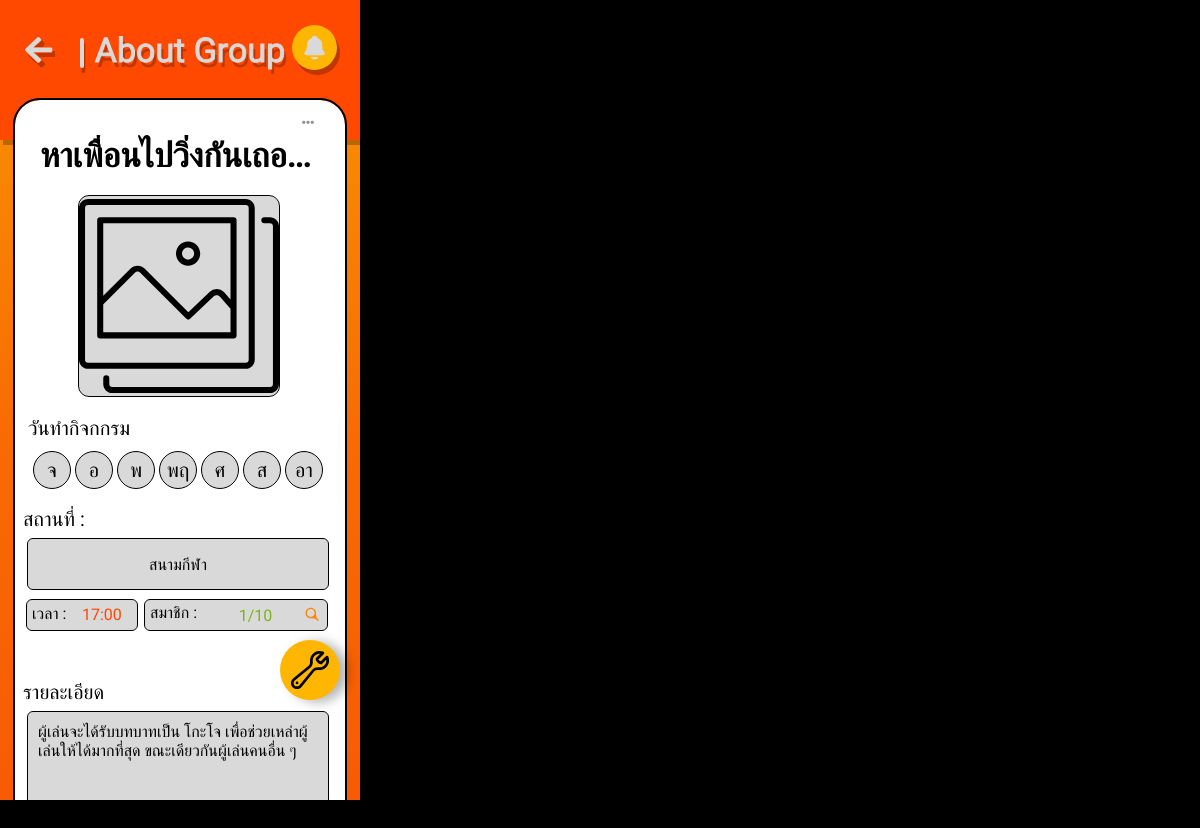
/php/hobbyAboutGroup.php?hID=h022410-001, run on the app's committed database.
### tables this page shows
CREATE TABLE `hobby_db` (
  `hID` varchar(255) NOT NULL,
  `type` varchar(255) NOT NULL,
  `activityName` text NOT NULL,
  `date[]` varchar(255) NOT NULL,
  `time` time NOT NULL,
  `memberCount` int(11) NOT NULL DEFAULT 1,
  `memberMax` int(11) DEFAULT NULL,
  `member` varchar(255) NOT NULL,
  `request` varchar(255) NOT NULL,
  `location` varchar(255) NOT NULL,
  `detail` text DEFAULT NULL,
  `image` text DEFAULT NULL,
  `tag` varchar(255) DEFAULT NULL,
  `createBy` int(8) NOT NULL COMMENT 'uID',
  `timeCreate` time NOT NULL,
  `dateCreate` date NOT NULL,
  `header` int(8) NOT NULL COMMENT 'หัวหน้ากลุ่ม(uID)',
  `timeUpdate` time NOT NULL,
  `dateUpdate` date NOT NULL,
  `status` int(1) NOT NULL DEFAULT 1 COMMENT 'สถานะโพสต์'
);

### php/hobbyAboutGroup.php (the view, shortened to what this page needs)
<?php
include("../config/con_db.php");
if(isset($_GET['hID'])){
$hID = $_GET['hID'];
$sql_hobby_db = "SELECT * FROM hobby_db WHERE hID = '$hID'";
$result_hobby_db = $con->query($sql_hobby_db);
$row = $result_hobby_db->fetch_assoc();
$activityName = $row['activityName'];
$location = $row['location'];
$time = $row['time'];
$memberCount = $row['memberCount'];
$memberMax = $row['memberMax'];
$detail = $row['detail'];
$image = $row['image'];
$formattedTime = date("H:i", strtotime($time));
  if($image === NULL) {
    $image = 'emptyPicture.svg';
  }
}
?>
<!DOCTYPE html>
<html>
  <head>
    <link rel="stylesheet" href="../css/globalTEST.css" />
    <link rel="stylesheet" href="../css/hobbyaboutgroup.css" />
    <link rel="stylesheet" href="../css/HEADER.css" />
    <link rel="stylesheet" href="../css/editGroupButton.css" />
  </head>
  <body>
    <div class="hobby">
     <?php
        include '../php/header.php';
      ?>
      <div class="about-group-body">
        <div class="body-background">
        <img class="tdot-button" alt="" src="../images/ThreeDots.svg" />
        <div class="groupNameFrame">
          <b class="group-name"><?php echo $activityName ?></b>
        </div>
            <img class="group-picture" alt="" src="./uploadedImg/<?php echo $image?>" />
          <div class="group-date">
            <div class="group-date-title">วันทำกิจกกรม</div>
            <div class="group-date-container">
              <div class="ellipse-date">
                <div class="date">จ</div>
              </div>
              <div class="ellipse-date">
                <div class="date">อ</div>
              </div>
              <div class="ellipse-date">
                <div class="date">พ</div>
              </div>
              <div class="ellipse-date">
                <div class="date">พฤ</div>
              </div>
              <div class="ellipse-date">
                <div class="date">ศ</div>
              </div>
              <div class="ellipse-date">
                <div class="date">ส</div>
              </div>
              <div class="ellipse-date">
                <div class="date">อา</div>
              </div>
            </div>
          </div>
          <div class="group-location">
          <div class="group-location-title">สถานที่ :</div>
            <div class="group-location-container">
              <div class="group-location-text"><?php echo $location; ?></div>
            </div>
          </div>
          <div class="group-time-container">
            <div class="group-time-title">เวลา :</div>
            <div class="group-time-time"><?php echo $formattedTime; ?></div>
            </div>
          <div class="group-member-container">
              <div class="group-member-text">สมาชิก :</div>
              <div class="group-member-amount availible"><?php echo $memberCount; ?>/<?php echo $memberMax; ?></div>
              <img class="vector-icon1" alt="" src="../images/aboutgroup/magnifyglass.svg" />
            </div>
          <div class="group-parent1">
            <div class="rectangle-parent4">
              <div class="group-description-container"><?php echo $detail; ?></div>
            </div>
            <div class="div14">รายละเอียด</div>
          </div>
        </div>
      </div>
    </div>
        <div class="footerIndividual">
            <a href="hobbyEditAboutGroup.php?hID=<?php echo $row['hID'];?>" class="createGroupButton">
                <img src="../images/wrench.svg">
            </a>
        </div>
  </body>
</html>

### css/globalTEST.css (style rules this page uses)
body { margin: 0 auto; line-height: normal; background: #000000; }
:root { --h4: Roboto; --subtitle-1: Roboto; --subtitle-2: Roboto; --font-size-smi: 13px; --body-2-size: 16px; --caption-size: 14px; --overline-size: 10px; --h6-size: 20px; --h5-size: 24px; --h4-size: 34px; --h3-size: 48px; --h2-size: 60px; --h1-size: 96px; --font-size-xs: 12px; --subtitle-1-size: 16px; --subtitle-2-size: 14px; --basecolor-white: #fff; --color-gray-100: rgba(255, 255, 255, 0); --color-gray-200: rgba(0, 0, 0, 0); --neutrals1: #d9d9d9; --neutrals2: #000; --accent: #ffb600; --color-orange-100: rgba(255, 182, 0, 0); --primary: #ff4800; --color-black: #000; --color-gainsboro: #d9d9d9; --error: #ff0101; --color-orange: #ffb600; --secordary: #ff8500; --success: #7cb518; --br-xl: 20px; --br-mini: 15px; --br-8xs: 5px; --br-5xs: 8px; --br-11xl: 30px; --br-6xl: 25px; --padding-2xs: 11px; --padding-lg: 18px; }

### css/editGroupButton.css (style rules this page uses)
.createGroupButton { position: relative; width: 60px; height: 60px; border-radius: 50%; background-color: var(--accent); display: flex; justify-content: center; align-items: center; cursor: pointer; bottom: 80px; left: 280px; z-index: 100; box-shadow: 8px 2px 12px rgba(0, 0, 0, 0.3); }
.createGroupButton img { width: 40px; height: 40px; z-index: 150; }
.footerIndividual { width: fit-content; height: fit-content; position: fixed; top: 720px; }

### data on the page
hobby_db: activityName "หาเพื่อนไปวิ่งกันเถอ…", location "สนามกีฬา", time "17:00", memberCount "1", memberMax "10", detail "ผู้เล่นจะได้รับบทบาทเป็น โกะโจ เพื่อช่วยเหล่าผู้เล่นให้ได้มากที่สุด ขณะเดียวกันผู้เล่นคนอื่น ๆ"
